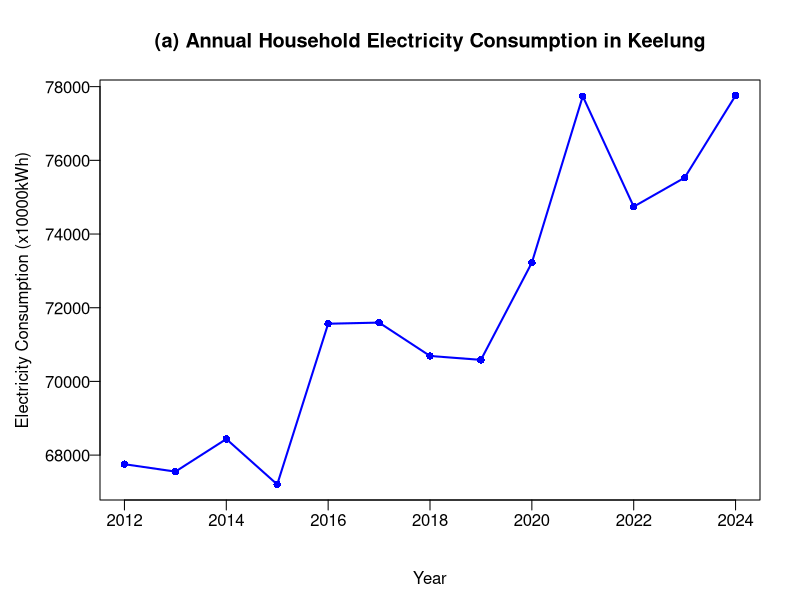
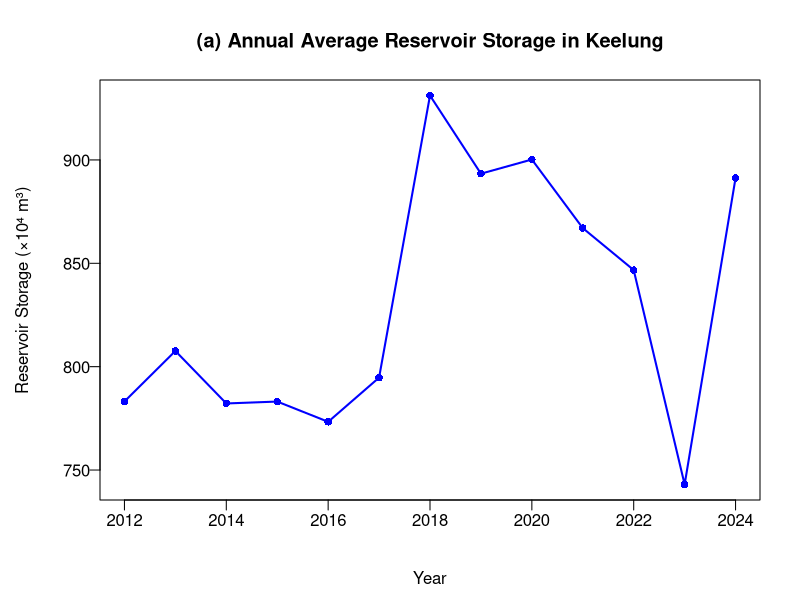
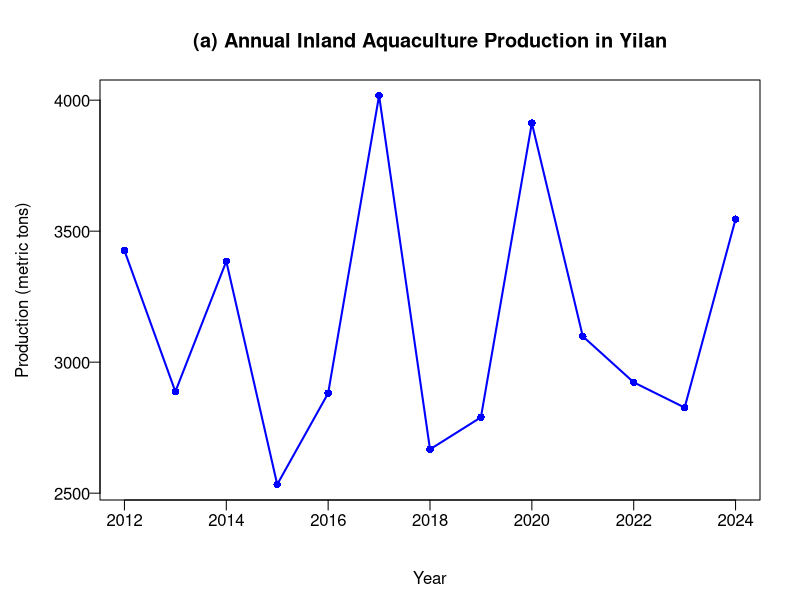
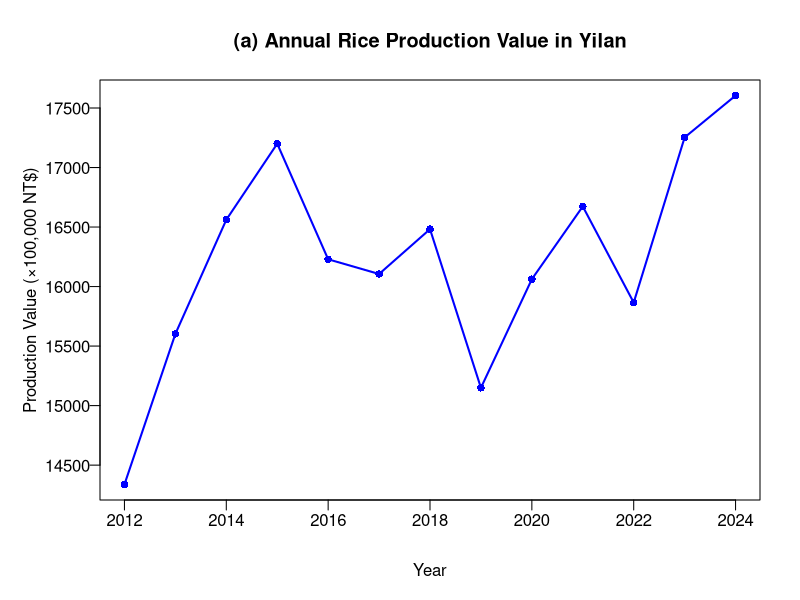
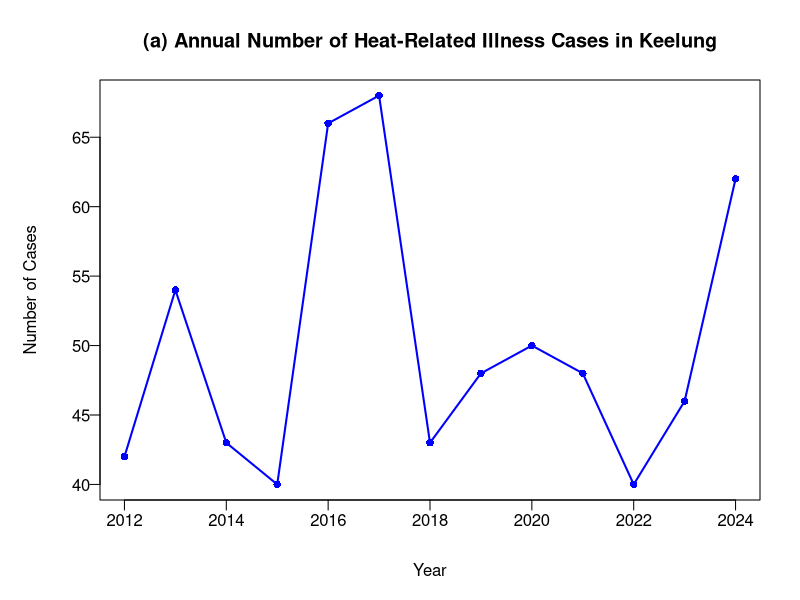
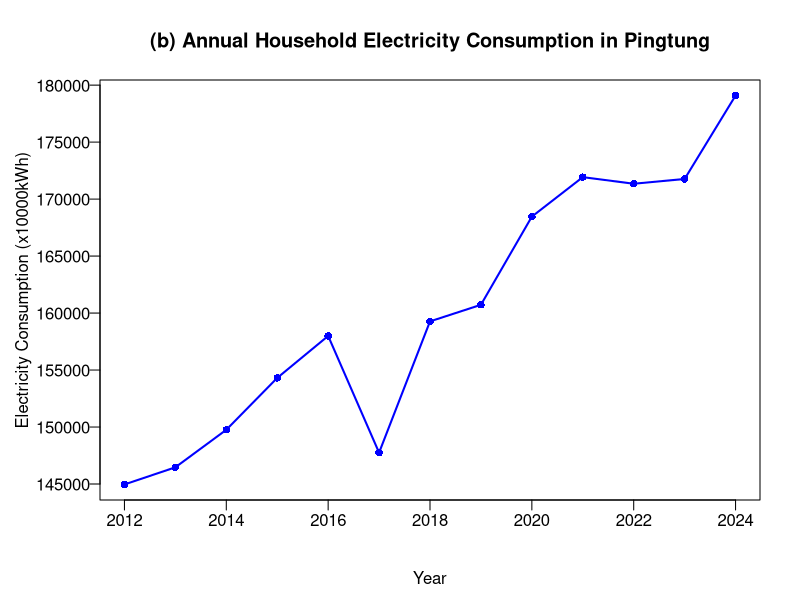
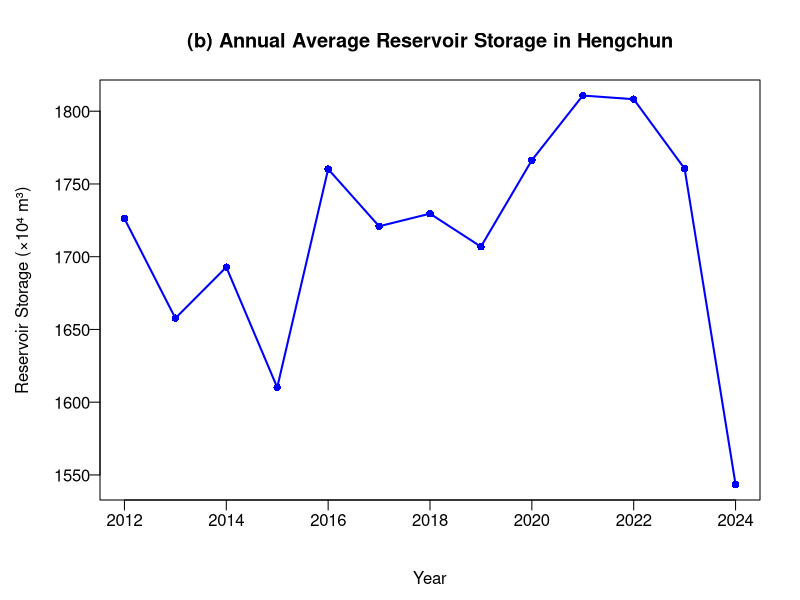
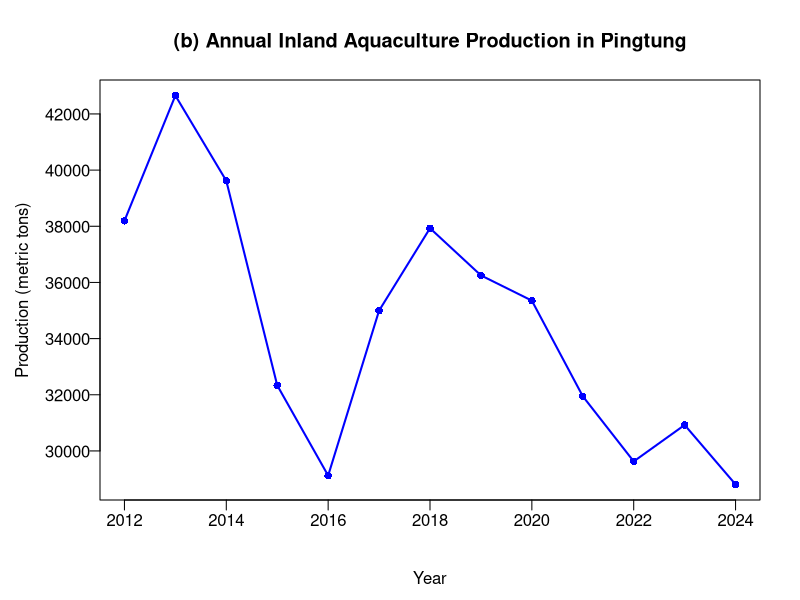

R code for these plots, in order:
#----------------------------line plot----------------------
options(scipen = 999)
year<-c(2012:2024)
Keelung_energy<-c(677532110,675518803,684368708,672038252,715654529,715961875,
                  706905166,705847259,732230966,777392243,747436775,755291198,
                  777578442)
par(mgp = c(3.4, 0.5, 0), mar = c(5, 5, 4, 2))
plot(year, Keelung_energy/10000,
     type = "o",                     # 折線 + 點
     main = "(a) Annual Household Electricity Consumption in Keelung",
     xlab = "Year",
     ylab = "Electricity Consumption (x10000kWh)",
     col = "blue",
     lwd = 2,
     pch = 16,
     las = 1)


Keelung_water<-c(783.1602083,807.591875,782.196875,783.1204167,
                 773.3239583,794.7058333,931.1485417,893.3602083,
                 900.2164583,867.0254167,846.7272917,743.0239583,
                 891.2604167
)
plot(year, Keelung_water,
     type = "o",                       
     main = "(a) Annual Average Reservoir Storage in Keelung",
     xlab = "Year",
     ylab = "Reservoir Storage (×10⁴ m³)", 
     col = "blue",
     lwd = 2,
     pch = 16,
     las = 1)
Keelung_fish<-c(3426.0510,2887.6730,3385.0100,2533.3400, 
                2881.4450,4017.5540,2667.4630,2789.5750,
                3912.5000,3098.6850,2923.0008,2826.6500, 
                3545.7423 
)
plot(year, Keelung_fish,
     type = "o",                       
     main = "(a) Annual Inland Aquaculture Production in Yilan",
     xlab = "Year",
     ylab = "Production (metric tons)", 
     col = "blue",
     lwd = 2,
     pch = 16,
     las = 1)
Keelung_rice<-c(1433774.000,1560217.000,1656120.000,1720001.000, 
                1622894.000,1610545.000,1648226.000,1514934.000, 
                1606208.000,1667315.000,1586565.871,1725284.106, 
                1760447.371)
par(mgp = c(3, 0.5, 0))
plot(year, Keelung_rice/100,
     type = "o",                       
     main = "(a) Annual Rice Production Value in Yilan",
     xlab = "Year",
     ylab = "Production Value (×100,000 NT$)",  # 千元
     col = "blue",
     lwd = 2,
     pch = 16,
     las = 1)
Keelung_hot<-c(42,54,43,40,66,68,43,
               48,50,48,40,46,62)
plot(year, Keelung_hot,
     type = "o",                       
     main = "(a) Annual Number of Heat-Related Illness Cases in Keelung",
     xlab = "Year",
     ylab = "Number of Cases",  # 熱相關疾病人數
     col = "blue",
     lwd = 2,
     pch = 16,
     las = 1)

#########################
Hengchun_energy<-c(1449614749,1464666126,1497589718,1543092213,
                   1579941525,1477493151,1592700856,1607257683,
                   1684630772,1719266878,1713466633,1717660900,
                   1790850404
)
par(mgp = c(3.4, 0.5, 0), mar = c(5, 5, 4, 2))
plot(year, Hengchun_energy/10000,
     type = "o",                     # 折線 + 點
     main = "(b) Annual Household Electricity Consumption in Pingtung",
     xlab = "Year",
     ylab = "Electricity Consumption (x10000kWh)",
     col = "blue",
     lwd = 2,
     pch = 16,
     las = 1)


Hengchun_water<-c(1726.202,1657.711042,1692.831458,1610.121458,
                  1760.208125,1720.922708,1729.583333,1706.870625,
                  1766.325625,1810.757708,1808.25,1760.481875,
                  1543.460417
)
plot(year, Hengchun_water,
     type = "o",                       
     main = "(b) Annual Average Reservoir Storage in Hengchun",
     xlab = "Year",
     ylab = "Reservoir Storage (×10⁴ m³)", 
     col = "blue",
     lwd = 2,
     pch = 16,
     las = 1)
Hengchun_fish<-c(38194.7190,42654.4675,39618.6260,32335.0700, 
                 29121.8260,34996.5380,37930.4340,36250.5250, 
                 35351.5599,31947.0163,29626.4735,30924.3635, 
                 28806.3839 
)
plot(year, Hengchun_fish,
     type = "o",                       
     main = "(b) Annual Inland Aquaculture Production in Pingtung",
     xlab = "Year",
     ylab = "Production (metric tons)", 
     col = "blue",
     lwd = 2,
     pch = 16,
     las = 1)
Hengchun_rice<-c(1079763.000,1028801.000,1123414.000,1103096.000, 
                 1149726.000,1172854.000,1065566.000,996618.000, 
                 996617.000,1047720.000,921787.000,1169988.233,
                 1114861.126 
)
par(mgp = c(3, 0.5, 0))
plot(year, Hengchun_rice/100,
     type = "o",                       
     main = "(b) Annual Rice Production Value in Pingtung",
     xlab = "Year",
     ylab = "Production Value (×100,000 NT$)",  # 千元
     col = "blue",
     lwd = 2,
     pch = 16,
     las = 1)
Hengchun_hot<-c(67,67,71,120,200,154,136,119,
                200,129,156,199,264)
plot(year, Hengchun_hot,
     type = "o",                       
     main = "(b) Annual Number of Heat-Related Illness Cases in Pingtung",
     xlab = "Year",
     ylab = "Number of Cases",  # 熱相關疾病人數
     col = "blue",
     lwd = 2,
     pch = 16,
     las = 1)
#############

oni <- c(
  0.96,0.72,0.53,0.3,0.14,-0.03,-0.24,-0.54,-0.81,-0.97,-1,-0.98,
  -0.9,-0.75,-0.59,-0.39,-0.31,-0.3,-0.27,-0.32,-0.35,-0.4,-0.45,-0.49,
  -0.5,-0.36,-0.1,0.28,0.75,1.22,1.6,1.9,2.14,2.33,2.4,2.39,
  2.24,1.93,1.44,0.99,0.45,-0.13,-0.78,-1.12,-1.31,-1.35,-1.48,-1.57,
  -1.55,-1.3,-1.07,-0.98,-1.02,-1.04,-1.1,-1.11,-1.16,-1.26,-1.46,-1.65,
  -1.66,-1.41,-1.07,-0.81,-0.71,-0.64,-0.55,-0.51,-0.55,-0.63,-0.75,-0.74,
  -0.68,-0.52,-0.44,-0.34,-0.25,-0.12,-0.08,-0.13,-0.19,-0.29,-0.35,-0.31,
  -0.15,0.03,0.09,0.2,0.43,0.65,0.79,0.86,1.01,1.21,1.31,1.14,
  0.92,0.63,0.38,-0.04,-0.26,-0.16,0.08,0.21,0.26,0.29,0.35,0.35,
  0.37,0.31,0.23,0.17,0.17,0.28,0.47,0.64,0.7,0.67,0.66,0.69,
  0.64,0.58,0.45,0.43,0.29,0.11,-0.06,-0.14,-0.11,-0.29,-0.57,-0.84,
  -0.85,-0.77,-0.57,-0.37,-0.14,-0.03,0.1,0.3,0.54,0.77,0.94,0.94,
  0.66,0.22,-0.12,-0.32,-0.38,-0.47,-0.56,-0.81,-1.07,-1.34,-1.5,-1.6,
  -1.64,-1.52,-1.29,-1.01,-0.84,-0.61,-0.37,-0.23,-0.24,-0.35,-0.55,-0.73,
  -0.85,-0.79,-0.61,-0.33,0.01,0.28,0.45,0.58,0.71,1.01,1.36,1.56,
  1.5,1.22,0.84,0.35,-0.17,-0.66,-1.05,-1.35,-1.56,-1.64,-1.64,-1.59,
  -1.42,-1.19,-0.93,-0.73,-0.55,-0.44,-0.48,-0.62,-0.83,-1.01,-1.09,-1.04,
  -0.86,-0.72,-0.59,-0.47,-0.26,-0.01,0.25,0.37,0.37,0.27,0.05,-0.21,
  -0.43,-0.43,-0.34,-0.3,-0.36,-0.41,-0.4,-0.32,-0.26,-0.18,-0.17,-0.27,
  -0.42,-0.46,-0.27,0.04,0.21,0.16,0.05,0.07,0.23,0.49,0.64,0.66,
  0.55,0.47,0.53,0.7,0.93,1.18,1.52,1.86,2.16,2.42,2.57,2.64,
  2.48,2.14,1.58,0.94,0.39,-0.07,-0.36,-0.54,-0.63,-0.69,-0.67,-0.56,
  -0.34,-0.16,0.05,0.2,0.3,0.31,0.14,-0.11,-0.38,-0.65,-0.84,-0.97,
  -0.92,-0.85,-0.7,-0.5,-0.22,-0.01,0.09,0.23,0.49,0.76,0.9,0.81,
  0.75,0.72,0.71,0.66,0.54,0.45,0.28,0.14,0.19,0.35,0.51,0.55,
  0.5,0.48,0.4,0.19,-0.08,-0.3,-0.41,-0.57,-0.89,-1.17,-1.27,-1.19,
  -1.05,-0.93,-0.84,-0.66,-0.48,-0.38,-0.4,-0.49,-0.67,-0.81,-0.98,-0.98,
  -0.97,-0.93,-0.99,-1.06,-0.99,-0.85,-0.81,-0.91,-1.01,-0.99,-0.92,-0.83,
  -0.68,-0.43,-0.15,0.16,0.48,0.77,1.07,1.32,1.56,1.78,1.92,1.95,
  1.78,1.48,1.14,0.71,0.39,0.15,0.04,-0.11,-0.21,-0.26,-0.37,-0.52
)

plot(oni, type = "o",
     main = "Monthly ONI index from 1995 to 2024",
     xlab = "Year",
     ylab = "ONI",
     col = "blue",
     lwd = 2,
     pch = 16,
     xaxt = "n") 

# 每兩年標一次
at_positions <- seq(1, length(oni), by = 24) 
years <- seq(1995, 2024, by = 2)

# 畫刻度線（tck 參數控制長度）
axis(1, at = at_positions, labels = FALSE, tck = -0.02)  
text(x = at_positions,
     y = par("usr")[3] - 0.05*diff(par("usr")[3:4]),  # 放在軸下方
     labels = years,
     srt = 45,     # 旋轉 45 度
     adj = 1,
     xpd = TRUE)
